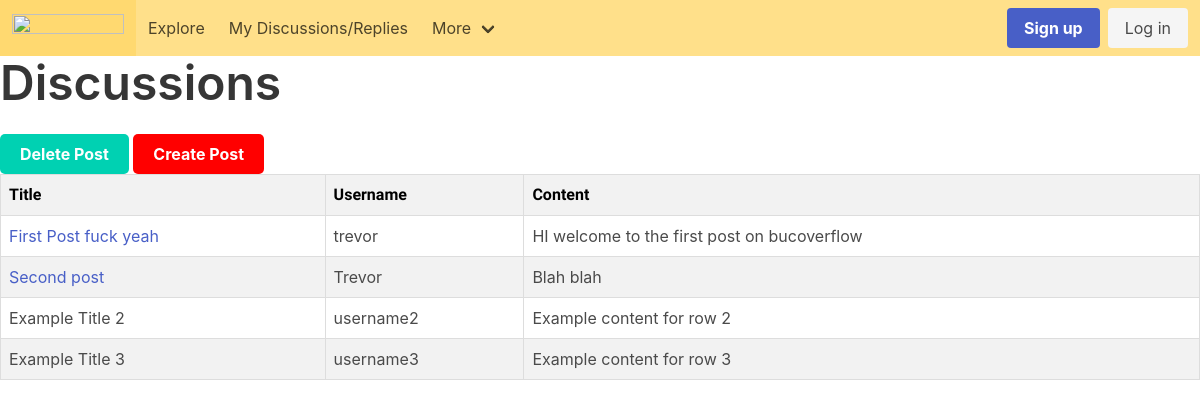
The page /discussions on the database its author committed.
### BucOverflow/models.py (models this page shows, shortened)
class Post(models.Model):
    title = models.CharField(max_length=100, default='no title')
    slug = models.SlugField(max_length=400, unique=True, blank=True)
    user = models.ForeignKey(User, on_delete=models.CASCADE)
    content = models.TextField(blank=True, default='')
    body = models.TextField(max_length=10000, default='') #delete
    created_at = models.DateTimeField(auto_now_add=True)
    comments = models.ManyToManyField(Comment, blank=True)

### BucOverflow/views.py (the view)
# urls.py: path("discussions", views.discussions, name="discussions"),
def discussions(request):
    posts = Post.objects.all()
    context = { 'posts' : posts,}
    return render(request, "discussions.html", context)

### BucOverflow/templates/discussions.html (shortened to what this page needs)
{% extends "base.html" %}
{% block content %}
<!DOCTYPE html>
<body>
    <h1 class="title is-1">Discussions</h1>
      <button class="delete-post-button">Delete Post</button>
      <button class="create-post-button">Create Post</button>
</head>
<body>
      <table>
        <thead>
          <tr>
            <th style="font-weight: bolder; color:black;">Title</th>
            <th style="font-weight: bolder; color:black;">Username</th>
            <th style="font-weight: bolder; color:black;">Content</th>
          </tr>
        </thead>
        <tbody>
          {% for post in posts %}
          <tr>
            <td><a href="post/{{post.slug}}/">{{ post.title }}</a></th>
            <td>{{ post.user }}</th>
            <td>{{post.content}}</th>
          </tr>
          {% endfor %}
          <tr>
            <td>Example Title 2</td>
            <td>username2</td>
            <td>Example content for row 2</td>
          </tr>
          <tr>
            <td>Example Title 3</td>
            <td>username3</td>
            <td>Example content for row 3</td>
          </tr>
        </tbody>
      </table>
</body>
</html>
{% endblock content%}

### BucOverflow/templates/discussions.html (style rules this page uses)
.create-post-button { background-color: #FF0000; color: white; border: none; padding: 10px 20px; text-align: center; text-decoration: none; display: inline-block; font-size: 16px; font-weight: bold; border-radius: 5px; }
.delete-post-button { background-color: #00d1b2; color: white; border: none; padding: 10px 20px; text-align: center; text-decoration: none; display: inline-block; font-size: 16px; font-weight: bold; border-radius: 5px; }
table { width: 100%; border-collapse: collapse; }
th, td { padding: 8px; text-align: left; border: 1px solid #ddd; }
th { background-color: #f2f2f2; font-family: 'Quicksand', sans-serif; }
tr:nth-child(even) { background-color: #f2f2f2; }

### rows shown on the page
Post: title "First Post fuck yeah", user "trevor", content "HI welcome to the first post on bucoverflow"
Post: title "Second post", user "Trevor", content "Blah blah"
